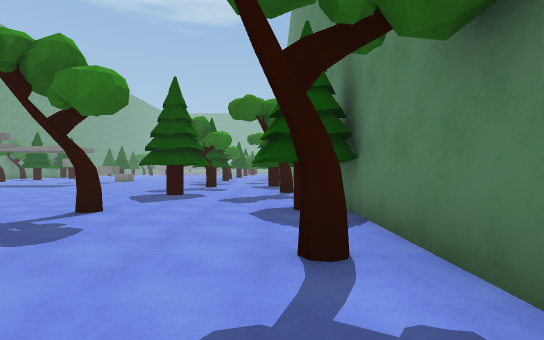
[1] (above)

18 first-person views from a walk through a scene from a Unity 3-D project. The camera is 1.4 m above the floor, looks level and sees 80° across. The floor is counted in squares, 2 m on a side. Each view is taken from the middle of a square. On the plan, view 1 faces up. The plan holds only what a view shows up to about 10 squares ahead; the rest is blank. The place goes on beyond the plan. The player character is not drawn. Surface patterns are stand-ins for the level's own textures.

[2]
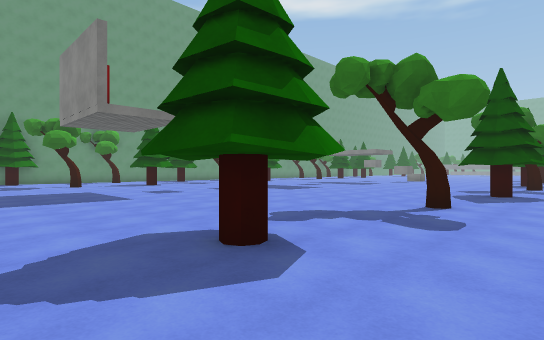

[3]
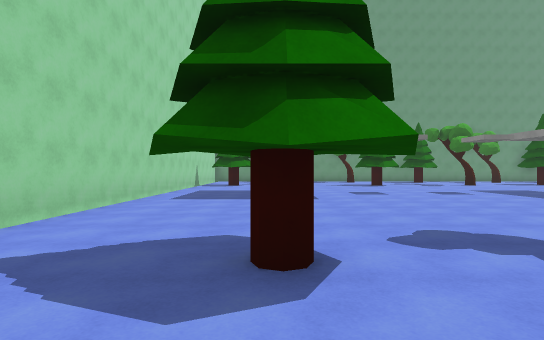

[4]
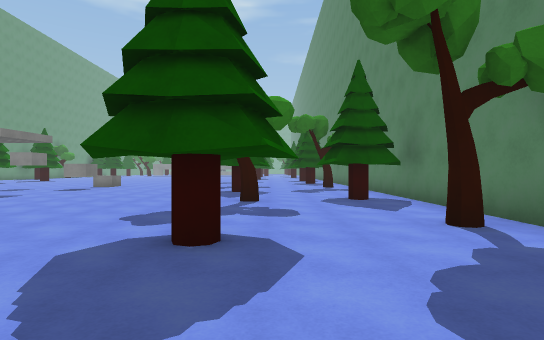

[5]
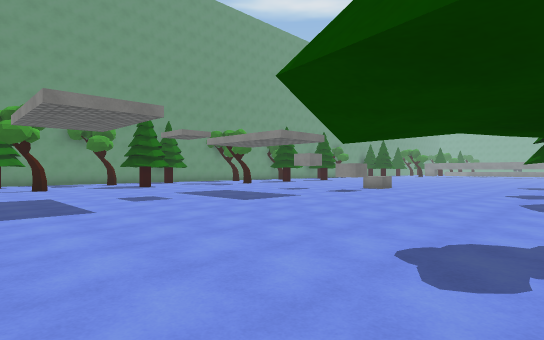

[6]
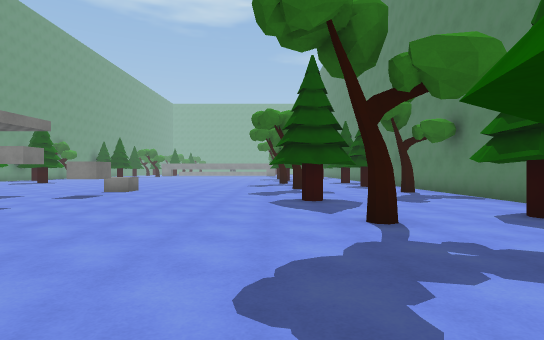

[7]
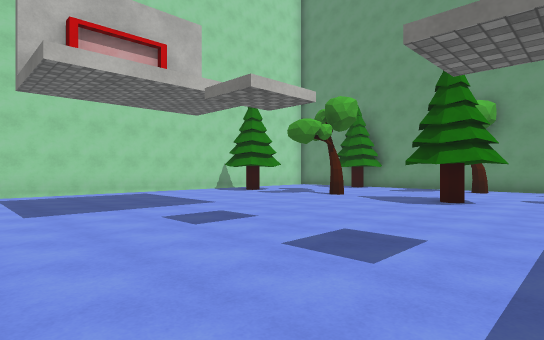

[8]
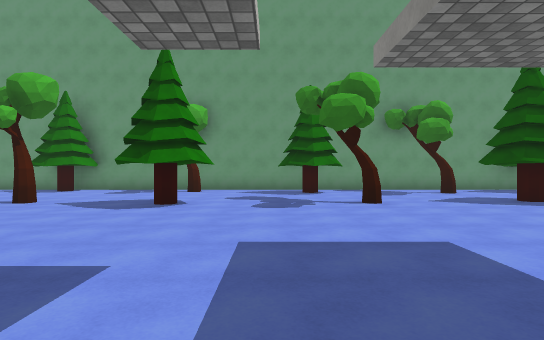

[9]
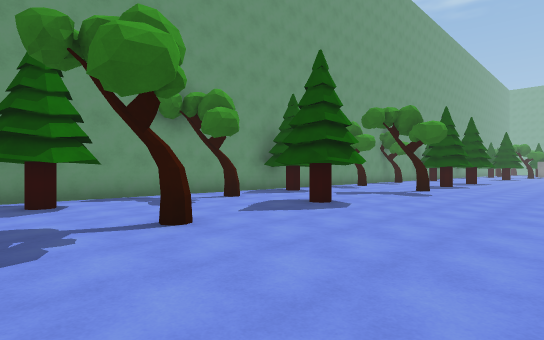

[10]
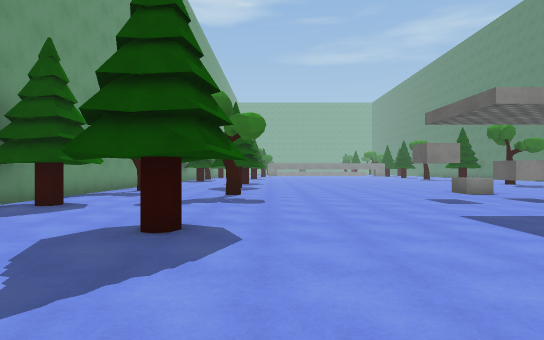

[11]
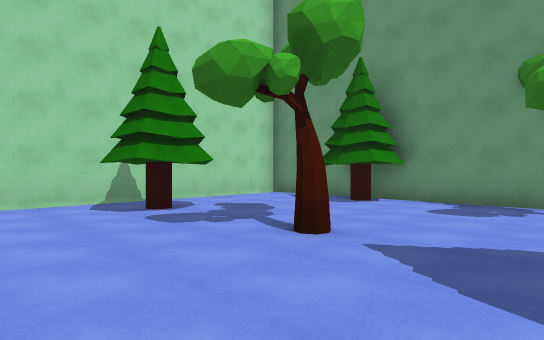

[12]
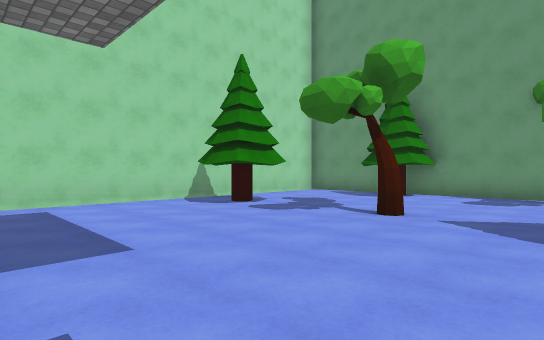

[13]
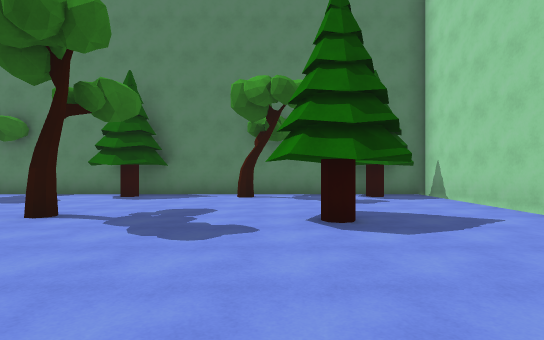

[14]
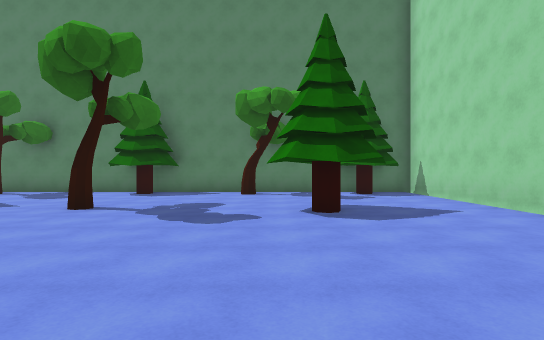

[15]
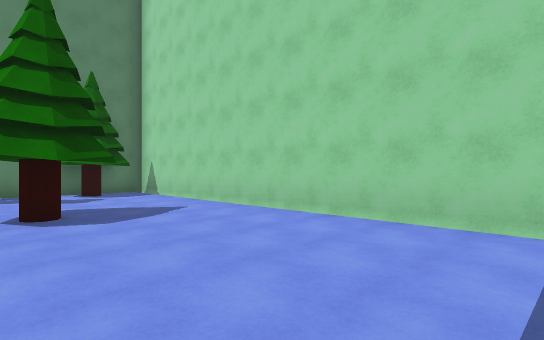

[16]
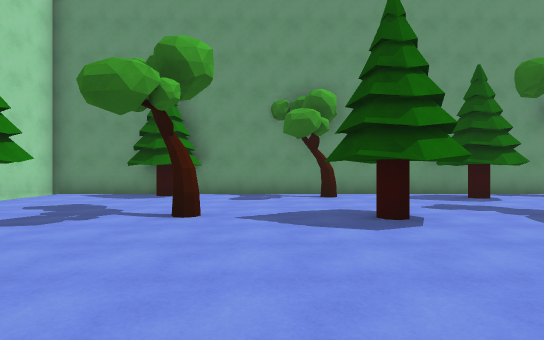

[17]
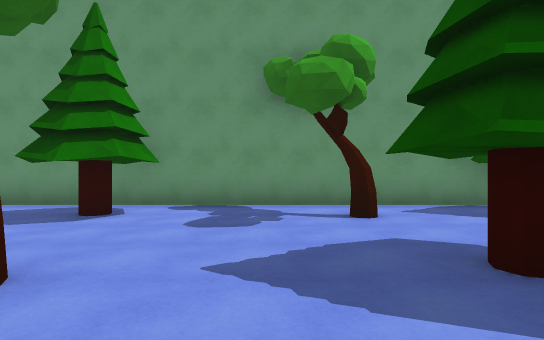

[18]
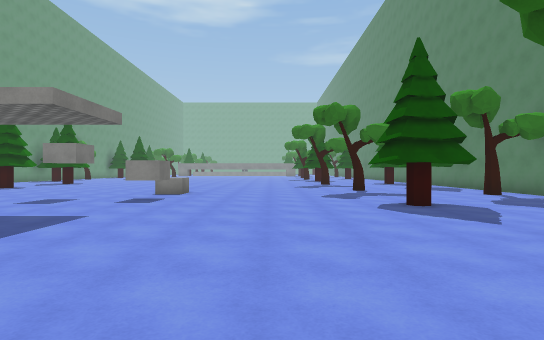

### Floor plan
Points are (right, up) in squares from view 1. A wall is a line through its corners. A room is listed if a view was taken in it or the views show most of it. See-through windows are left out.
Room 1 (views 1, 2, 3, 4, 5, 6, 7, 8, 9, 10, 11, 12, 13, 14, 15, 16, 17, 18)
walls: (-2.7, 8.2) (-3.1, 8.3); (-18.3, 9.6) (-18.2, 9.2) (-18.3, 8.8); (1.3, -0.8) (1.3, 20); (-20.5, 0.6) (-20.5, -2.4) (1.3, -2.4) (1.3, -1.1); (-20.5, 20) (-20.5, 1)
objects: other object (-20, 0) to (-19, 2); tree (-20, 5); tree (-19, 13); other object (-19, 17); other object (-17, 13) to (-16, 14); other object (-16, -1); tree (-16, 3); other object (-16, 6) to (-15, 6); tree (-16, 10); tree (-16, 19); block (-9, 18); block (-9, 20); other object (-4, 0) to (-4, 2); other object (-4, 16) to (-2, 17); tree (-3, 6); tree (-3, 13); other object (-1, 13) to (1, 14); other object (0, -1); tree (0, 3); other object (0, 5) to (1, 6); tree (0, 10); tree (0, 19)

Positions as (right, up) in squares from view 1, and headings:
1: (0, 0), facing up
2: (-1, -1), facing up-left
3: (-1, 1), facing left
4: (-2, 6), facing up
5: (-3, 8), facing up-left
6: (-4, 9), facing up
7: (-8, 8), facing down-left
8: (-9, 8), facing left
9: (-12, 8), facing up-left
10: (-15, 10), facing up
11: (-13, 5), facing down-left
12: (-11, 5), facing down-left
13: (-8, 2), facing right
14: (-9, 2), facing right
15: (-9, 2), facing down-right
16: (-11, 4), facing left
17: (-14, 12), facing left
18: (-6, 10), facing up
